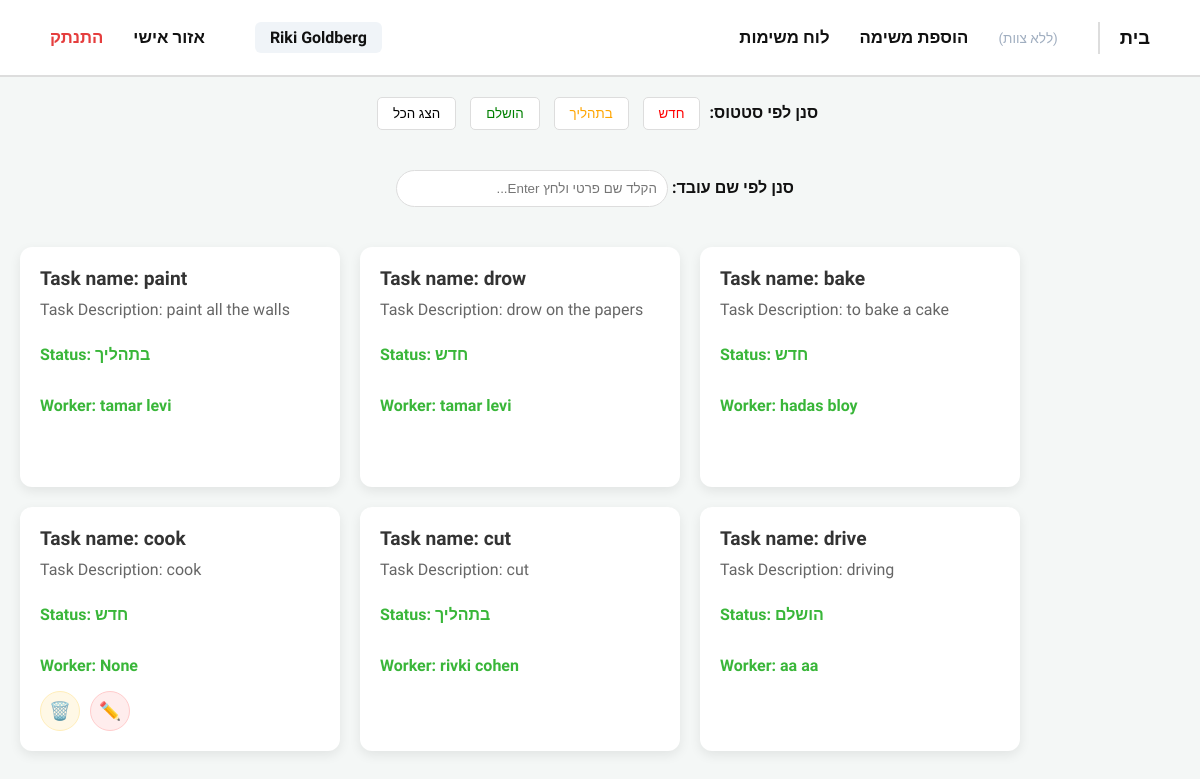
The app's page /getAllTasks/ (signed in) with its own data.
### DjangoApp/models.py (models this page shows, shortened)
class User(AbstractUser):
    class Role(models.TextChoices):
        MANAGER = 'מנהל', 'מנהל'
        WORKER = 'עובד', 'עובד'
    id = models.AutoField(primary_key=True)
    role = models.CharField(
        max_length=20,
        choices=Role.choices,
        default=Role.WORKER
    )
    team = models.ForeignKey(
        'Team',
        on_delete=models.SET_NULL,
        null=True,
        blank=True,
        related_name="team_users"
    )
    def __str__(self):
        return f"{self.first_name} {self.last_name}"

class Task(models.Model):
    class Status(models.TextChoices):
        NEW = 'חדש', 'חדש'
        IN_PROGRESS = 'בתהליך', 'בתהליך'
        DONE = 'הושלם', 'הושלם'
    id = models.AutoField(primary_key=True)
    task_name = models.CharField(max_length=100)
    task_description = models.TextField()
    end_date = models.DateField()
    status = models.CharField(
        max_length=20,
        choices=Status.choices,
        default=Status.NEW
    )
    user = models.ForeignKey(
        'User',
        on_delete=models.SET_NULL,
        null=True,
        blank=True,
        related_name="user_tasks"
    )
    team_name = models.ForeignKey(
        'Team',
        on_delete=models.SET_NULL,
        null=True,
        blank=True,
        related_name="team_tasks"
    )

### DjangoApp/views.py (the view)
# urls.py: path("getAllTasks/", views.getAllTasks, name="getAllTasks"),
def getAllTasks(request):
    if request.user.role != "מנהל":
        return HttpResponseForbidden("אין לך הרשאה")
    tasks = Task.objects.all()
    return render(request, "getAllTasks.html", {"tasks": tasks})

### templates/getAllTasks.html (shortened to what this page needs)
{% extends 'navBar.html' %}
{% block content %}
<div class="filter-section">
    <div class="filter-buttons" style="padding: 20px; text-align: center;">
        <span style="font-weight: bold; margin-right: 10px;">סנן לפי סטטוס:</span>
        <a href="{% url 'filterByStatus' 'חדש' %}"><button style="color:red">חדש</button></a>
        <a href="{% url 'filterByStatus' 'בתהליך' %}"><button style="color:orange">בתהליך</button></a>
        <a href="{% url 'filterByStatus' 'הושלם' %}"><button style="color:green">הושלם</button></a>
        {% if user.team %}
            <a href="{% url 'getTeamsTasks' user.team.team_name %}"><button>הצג הכל</button></a>
        {% else %}
            <a href="{% url 'getAllTasks' %}"><button>הצג הכל</button></a>
        {% endif %}
    </div>
    <div class="filter-input" style="padding: 20px; text-align: center;">
        <span style="font-weight: bold; margin-right: 10px;">סנן לפי שם עובד:</span>
        <input type="text" id="workerSearch" placeholder="הקלד שם פרטי ולחץ Enter..."
               style="padding: 10px; border-radius: 20px; border: 1px solid #ddd; width: 250px;"
               onkeydown="if(event.key==='Enter') window.location.href='/filterByWorker/' + this.value + '/'">
    </div>
</div>
<div class="task-container">
    {% for task in tasks %}
    <div class="task-card">
        <h1>Task name: {{ task.task_name }}</h1>
        <h2> Task Description: {{ task.task_description }}</h2>
        <p class="status-label">Status: {{ task.status }}</p>
        <p class="worker-label">Worker: {{ task.user }}</p>
        {% if not task.user and user.role == "מנהל" %}
            <div class="admin-actions">
                <a href="{% url 'deleteTask' task.id %}"
                   onclick="return confirm('האם את בטוחה שברצונך למחוק?')"
                   style="text-decoration: none;">
                    <button class="btn-circle btn-edit">🗑️</button>
                </a>
                <a href="{% url 'editTask' task.id %}"
                   style="text-decoration: none;">
                    <button class="btn-circle btn-delete">✏️</button>
                </a>
            </div>
        {% endif %}
    </div>
    {% endfor %}
</div>
{% endblock %}

### templates/navBar.html (shortened to what this page needs)
<!DOCTYPE html>
<html lang="he" dir="rtl">
<head>
</head>
<body>
    <nav>
        <div class="nav-links">
            <a href="{% url 'home' %}" class="special-link">בית</a>
            {% if user.is_authenticated %}
                {% if user.team and user.role != "מנהל"%}
                    <a href="{% url 'getTeamsTasks' team=user.team.team_name %}">משימות צוות</a>
                {% else %}
                    <span class="no-team-tag">(ללא צוות)</span>
                {% endif %}
                {% if user.role == "מנהל" %}
                    <a href="{% url 'addTask' %}">הוספת משימה</a>
                    <a href="{% url 'getAllTasks' %}">לוח משימות</a>
                {% endif %}
            {% endif %}
        </div>
        <div class="nav-links">
            {% if user.is_authenticated %}
                <span class="user-greeting">{{ user.first_name }} {{ user.last_name }}</span>
                <a href="{% url 'personalArea' %}">אזור אישי</a>
                <a href="{% url 'logout' %}" class="logout-link">התנתק</a>
            {% else %}
                <a href="{% url 'login' %}">התחברות</a>
                <a href="{% url 'register' %}" class="special-link">הרשמה למערכת</a>
            {% endif %}
        </div>
    </nav>
    <div class="content">
        {% block content %}
        {% endblock %}
    </div>
</body>
</html>

### templates/navBar.html (style rules this page uses)
:root { --nav-bg: #ffffff; --text-main: #111111; --text-muted: #4a5568; --border-color: #dddddd; --accent-color: #000000; }
body { font-family: 'Assistant', sans-serif; background-color: #f4f7f6; margin: 0; color: var(--text-main); }
nav { background: var(--nav-bg); padding: 0 50px; height: 75px; display: flex; align-items: center; justify-content: space-between; border-bottom: 2px solid var(--border-color); position: sticky; top: 0; z-index: 1000; }
.nav-links { display: flex; align-items: center; gap: 30px; }
nav a { color: var(--text-main); text-decoration: none; font-size: 1.05rem; font-weight: 600; transition: all 0.2s ease; padding: 5px 0; }
.special-link { font-weight: 800 !important; font-size: 1.15rem; border-left: 2px solid var(--border-color); padding-left: 20px; margin-left: 10px; }
.user-greeting { font-size: 1rem; font-weight: 700; color: var(--text-main); background: #f0f4f8; padding: 6px 15px; border-radius: 6px; margin-left: 20px; }
.logout-link { color: #e53e3e; font-weight: 700; }
.content { max-width: 1200px; margin: 0 auto; min-height: calc(100vh - 75px); }
.no-team-tag { font-size: 0.85rem; color: #a0aec0; font-weight: 400; }

### templates/getAllTasks.html (style rules this page uses)
.task-container { display: flex; flex-wrap: wrap; gap: 20px; padding: 20px; direction: ltr; }
.task-card { background-color: #ffffff; border: none; border-radius: 12px; padding: 20px; width: 280px; min-height: 200px; box-shadow: 0 4px 12px rgba(0,0,0,0.08); display: flex; flex-direction: column; transition: transform 0.2s; }
.task-card h1 { font-size: 1.2rem; margin: 0 0 10px 0; color: #333; }
.task-card h2 { font-size: 1rem; color: #666; margin: 0 0 10px 0; font-weight: normal; }
.status-label { font-weight: bold; color: #39b639; }
.worker-label { font-weight: bold; color: #39b639; }
.admin-actions { display: flex; gap: 10px; margin-top: auto; }
.btn-circle { width: 40px; height: 40px; border-radius: 50%; border: none; display: flex; align-items: center; justify-content: center; cursor: pointer; transition: opacity 0.2s; font-size: 1.1rem; }
.btn-delete { background-color: #ffeded; color: #ff4d4d; border: 1px solid #ffcccc; }
.btn-edit { background-color: #fff8e6; color: #ffa500; border: 1px solid #ffeeba; }
.filter-section button { padding: 8px 15px; margin: 0 5px; border-radius: 5px; border: 1px solid #ddd; background: white; cursor: pointer; }

### records on screen
User: first_name "Riki", last_name "Goldberg"
Task: task_name "paint", task_description "paint all the walls", status "בתהליך", user "tamar levi"
Task: task_name "drow", task_description "drow on the papers", status "חדש", user "tamar levi"
Task: task_name "bake", task_description "to bake a cake", status "חדש", user "hadas bloy"
Task: task_name "cook", task_description "cook", status "חדש", user "None"
Task: task_name "cut", task_description "cut", status "בתהליך", user "rivki cohen"
Task: task_name "drive", task_description "driving", status "הושלם", user "aa aa"
